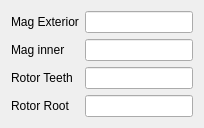
                    <widget class="QWidget" name="tab_5">
                     <attribute name="title">
                      <string> Chamfered Edge</string>
                     </attribute>
                     <layout class="QVBoxLayout" name="verticalLayout_34">
                      <item>
                       <layout class="QHBoxLayout" name="horizontalLayout_87">
                        <item>
                         <widget class="QLabel" name="label_88">
                          <property name="text">
                           <string>Mag Exterior</string>
                          </property>
                         </widget>
                        </item>
                        <item>
                         <widget class="QLineEdit" name="lineEdit58">
                          <property name="sizePolicy">
                           <sizepolicy hsizetype="Minimum" vsizetype="Fixed">
                            <horstretch>0</horstretch>
                            <verstretch>0</verstretch>
                           </sizepolicy>
                          </property>
                         </widget>
                        </item>
                       </layout>
                      </item>
                      <item>
                       <layout class="QHBoxLayout" name="horizontalLayout_88">
                        <item>
                         <widget class="QLabel" name="label_89">
                          <property name="text">
                           <string>Mag inner</string>
                          </property>
                         </widget>
                        </item>
                        <item>
                         <widget class="QLineEdit" name="lineEdit59">
                          <property name="sizePolicy">
                           <sizepolicy hsizetype="Minimum" vsizetype="Fixed">
                            <horstretch>0</horstretch>
                            <verstretch>0</verstretch>
                           </sizepolicy>
                          </property>
                         </widget>
                        </item>
                       </layout>
                      </item>
                      <item>
                       <layout class="QHBoxLayout" name="horizontalLayout_89">
                        <item>
                         <widget class="QLabel" name="label_90">
                          <property name="text">
                           <string>Rotor Teeth</string>
                          </property>
                         </widget>
                        </item>
                        <item>
                         <widget class="QLineEdit" name="lineEdit60">
                          <property name="sizePolicy">
                           <sizepolicy hsizetype="Minimum" vsizetype="Fixed">
                            <horstretch>0</horstretch>
                            <verstretch>0</verstretch>
                           </sizepolicy>
                          </property>
                         </widget>
                        </item>
                       </layout>
                      </item>
                      <item>
                       <layout class="QHBoxLayout" name="horizontalLayout_90">
                        <item>
                         <widget class="QLabel" name="label_91">
                          <property name="text">
                           <string>Rotor Root</string>
                          </property>
                         </widget>
                        </item>
                        <item>
                         <widget class="QLineEdit" name="lineEdit61">
                          <property name="sizePolicy">
                           <sizepolicy hsizetype="Minimum" vsizetype="Fixed">
                            <horstretch>0</horstretch>
                            <verstretch>0</verstretch>
                           </sizepolicy>
                          </property>
                         </widget>
                        </item>
                       </layout>
                      </item>
                     </layout>
                    </widget>
